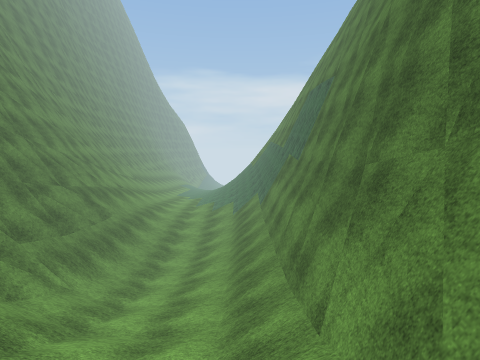
View 1 (above)

12 first-person views from a walk through a 3-D level made in the Unity game engine. The camera is 1.4 m above the floor, tilts 6° down and sees 80° across. The floor is counted in squares, 1 m on a side. Each view is taken from the middle of a square. On the plan, view 1 faces up. The plan holds only what a view shows up to about 14 squares ahead; the rest is blank. The place goes on beyond the plan. Some surface patterns are stand-ins.

View 2
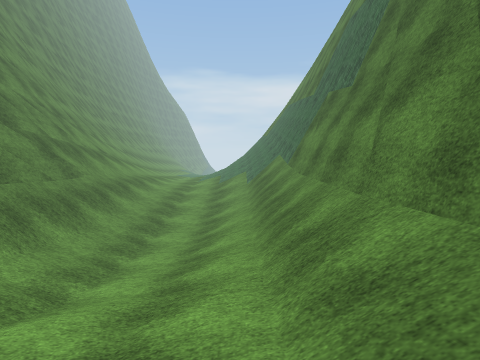

View 3
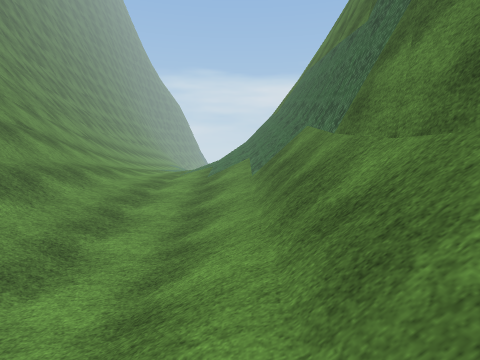

View 4
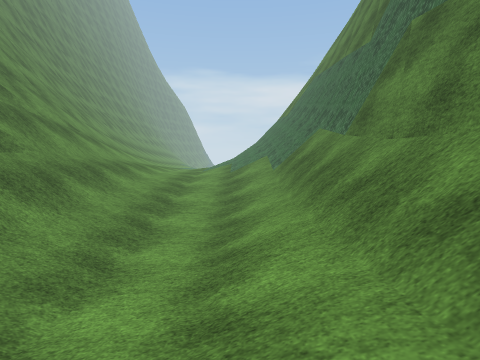

View 5
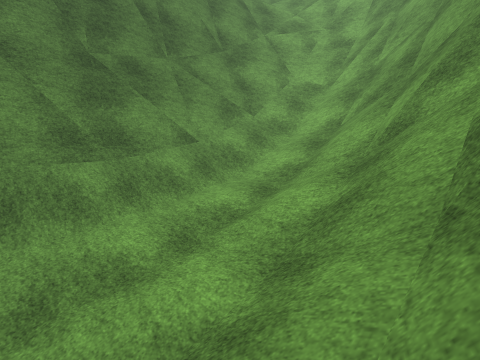

View 6
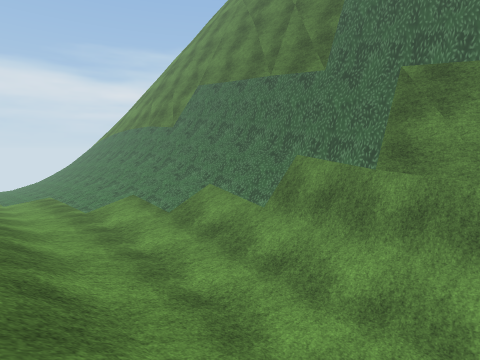

View 7
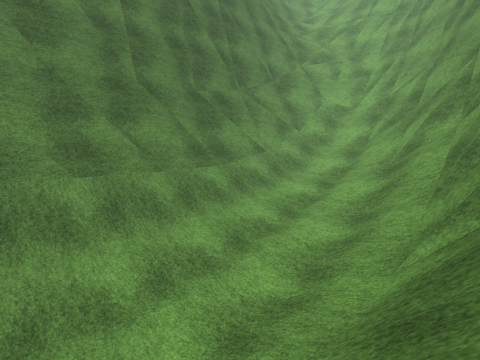

View 8
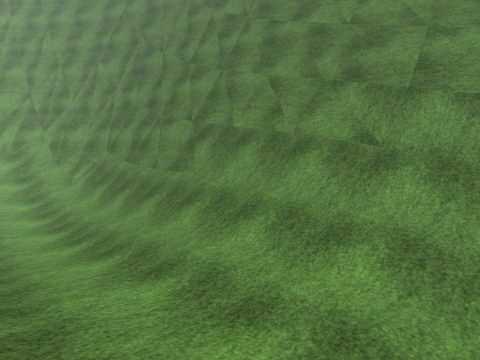

View 9
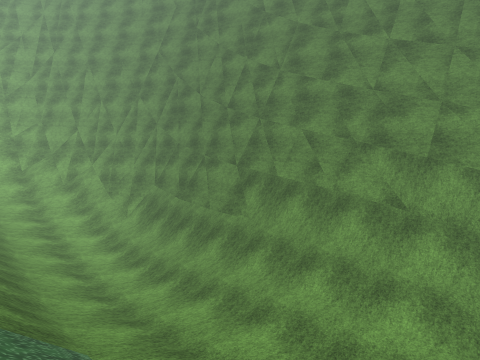

View 10
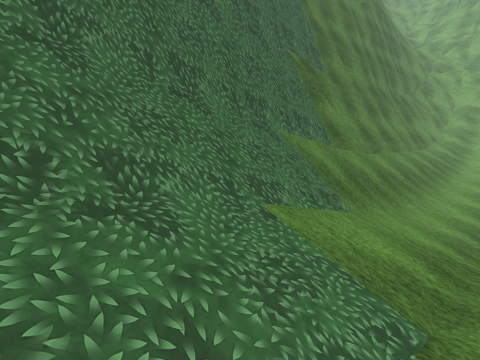

View 11
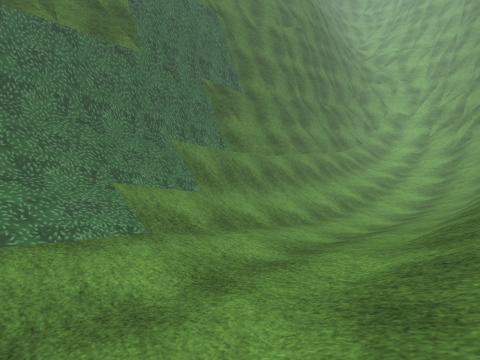

View 12
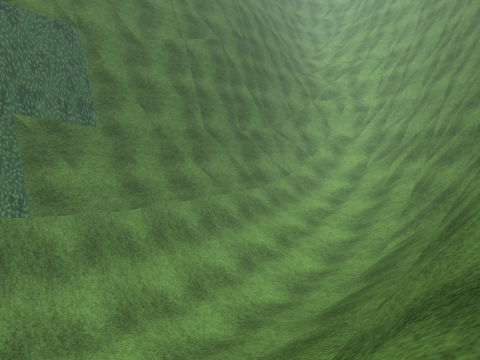

### Floor plan
Key: @ floor where view 1 was taken; # wall or solid block; . main floor; : floor 0.75 m higher than the main floor; + floor 1.5 m higher than the main floor; / step, stairs or slope; = window, fence, low wall or low ledge.
Columns run from 13 left of view 1 to 2 right of it. Each row starts with its distance up from view 1.
 28      //::::////
 27 #//////::::////#
 26 #//////:.::////#
 25 #//////:..:////#
 24 #/=////:...////#
 23 ##=////:/..////#
 22 ###////:/..////#
 21  ##////./..////#
 20   #//////..////#
 19   #//////..////#
 18   #/=////..////#
 17   ##=////..////#
 16    ##////..////#
 15    ##////..////#
 14     #////..////#
 13     #////..////#
 12     #////..////#
 11     #////..////#
 10     ##=////////#
  9     ###///:/://#
  8      ##//::/://#
  7       #////////#
  6       #/////+//#
  5       #////++//#
  4       ##=//////#
  3       ###//////#
  2        ##==////#
  1         ##=////#
  0         ##=//@/#
 -1          ##==#=#
 -2          #######

Where each view was taken, in squares from view 1:
view 1: 0 up, 0 right, facing up
view 2: 5 up, 1 left, facing up
view 3: 12 up, 1 left, facing up
view 4: 10 up, 2 left, facing up
view 5: 11 up, 7 left, facing down-right
view 6: 16 up, 8 left, facing up-right
view 7: 16 up, 8 left, facing down-right
view 8: 28 up, 2 left, facing down-left
view 9: 28 up, 1 right, facing down-left
view 10: 28 up, 3 left, facing down-right
view 11: 28 up, 8 left, facing down-right
view 12: 21 up, 10 left, facing down-right
